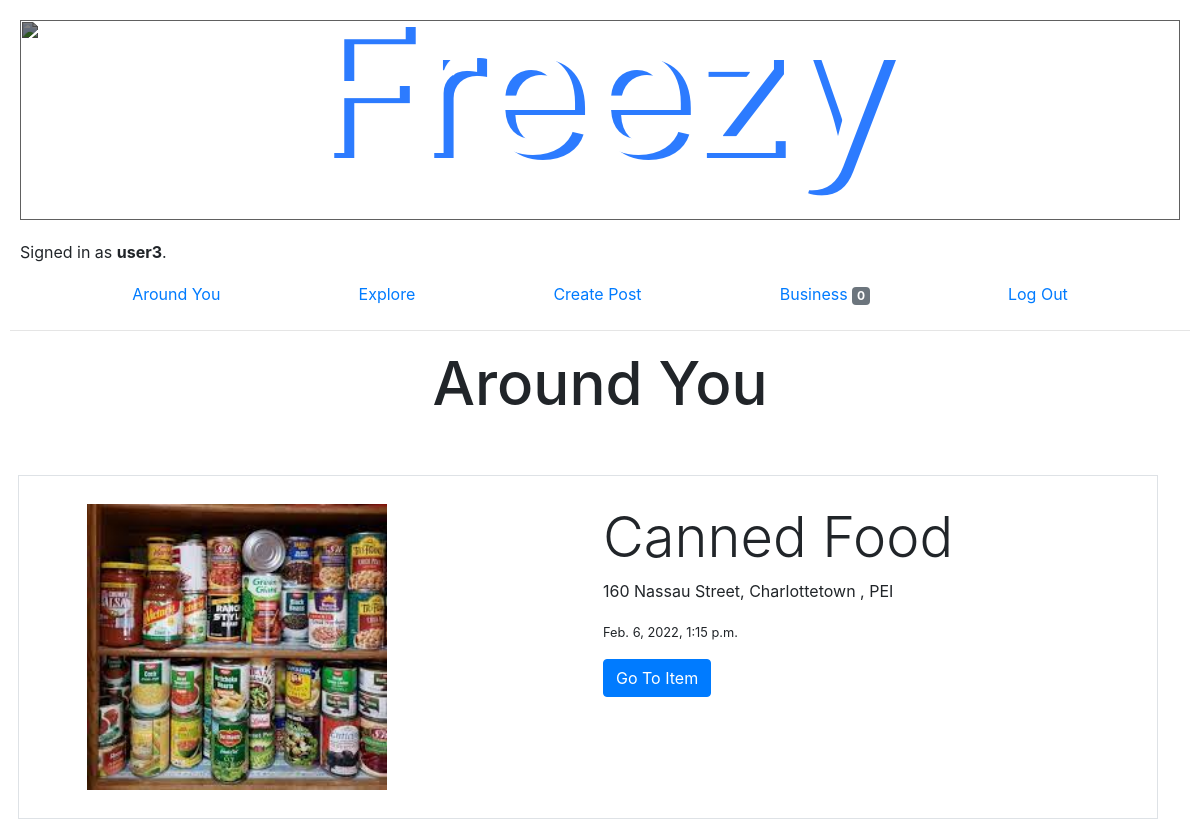
The page / (signed in) on the database its author committed.
### auctions/models.py (models this page shows, shortened)
class User(AbstractUser):
    location = models.CharField(max_length=255, default = "")

class Listing(models.Model):
    item = models.CharField(max_length=64)
    description = models.CharField(max_length=255, blank=True)
    category = models.CharField(max_length=1000, choices=CATEGORIES, default=CATEGORIES[5][1])
    time = models.DateTimeField(auto_now_add=True, blank=True)
    closed = models.BooleanField(default=False)
    address = models.CharField(max_length=1000, default="")
    owner = models.ForeignKey(User, on_delete=models.CASCADE, related_name="owners")
    bids = models.ManyToManyField(Bid, blank=True, related_name="bids")
    comments = models.ManyToManyField(Comment, blank=True, related_name="comments")
    image = models.ImageField(null=True, blank=True)

### auctions/views.py (the view)
# urls.py: path("", views.index, name="index"),
def index(request):
    m = folium.Map([40,-70],zoom_start= 5)
    listings = Listing.objects.all()
    for item in listings:
        location = geocoder.osm(item.address)
        lat = location.lat
        lng = location.lng
        try:
            folium.Marker([lat,lng], tooltip = item.item).add_to(m)
        except ValueError:
            folium.Marker([1,1],).add_to(m)
    m = m._repr_html_()
    return render(request, "auctions/index.html", {
        "listings":listings,
        "m" : m
    })

### auctions/templates/auctions/index.html (shortened to what this page needs)
{% extends "auctions/layout.html" %}
{% block body %}
    {% if request.user.is_authenticated %}
    <h2 style = "text-align: center;font-size : 60px;">Around You</h2>
    <div class= "map" style = "padding-left: 100px; padding-right: 100px; padding-top:30px">
    </div>
        {% for listing in listings %}
            {% if not listing.closed %}
                <div class="container border p-2 m-2" style = "margin-top: 30px;">
                    <div class="row" >
                        <div class="col">
                            <img src="{{ listing.image.url }}" alt="image" style="width: 300px; height: auto; margin-left: 50px;">
                        </div>
                        <div class="col text-left">
                            <h2 class="display-4">{{ listing.item }}</h2>
                            <p><large>{{ listing.address}}</small></p>
                            <p><small>{{ listing.time }}</small></p>
                            <a href="{% url 'listing' listing.id %}" type="submit" class="btn btn-primary">Go To Item</a>
                        </div>
                    </div>
                </div>
            {% endif %}
        {% endfor %}
    {% endif %}
{% endblock %}

### auctions/templates/auctions/layout.html (shortened to what this page needs)
{% load static %}
<!DOCTYPE html>
<html lang="en">
    <head>
        <link rel="stylesheet" href="https://stackpath.bootstrapcdn.com/bootstrap/4.4.1/css/bootstrap.min.css">
        <link href="{% static 'auctions/styles.css' %}" rel="stylesheet">
    </head>
    <body>
        <div style = "display: flex ; justify-content: center" >
            <img class= "header_background" src="https://www.dlhcorp.com/wp-content/uploads/2021/04/Child-Abuse-Prevention-Month-Landing.jpg" alt="">
        </div>
        <h2 class = "title">Freezy</h1>
        <div>
            {% if user.is_authenticated %}
                Signed in as <strong>{{ user.username }}</strong>.
            {% else %}
                Not signed in.
            {% endif %}
        </div>
        <ul class="nav" style = "justify-content: space-evenly;">
            {% if user.is_authenticated %}
                <li class="nav-item">
                    <a class="nav-link" href="{% url 'index' %}">Around You</a>
                </li>
                <li class="nav-item">
                    <a class="nav-link" href="{% url 'categories' %}">Explore</a>
                </li>
                <li class="nav-item">
                    <a class="nav-link" href="{% url 'create' %}">Create Post</a>
                </li>
                <li class="nav-item">
                    <a class="nav-link" href="{% url 'watchlist' %}">Business <span class="badge badge-secondary">{{ user.watchlist.count }}</span></a>
                </li>
                <li class="nav-item">
                    <a class="nav-link" href="{% url 'logout' %}">Log Out</a>
                </li>
            {% endif %}
        </ul>
        <hr>
        {% block body %}
        {% endblock %}
    </body>
</html>

### auctions/static/auctions/styles.css (style rules this page uses)
body { padding: 10px; }
div { padding: 10px; }

### auctions/templates/auctions/layout.html (style rules this page uses)
.header_background { z-index: -1; width: 100%; height: 200px; object-fit: cover; overflow: hidden; filter: brightness(0.5); }
.title { color: #ffffff; position: absolute; top: 10.5%; left: 50%; transform: translate(-50%, -50%); font-size: 180px; text-shadow: 10px 5px #2c7bff; }

### rows shown on the page
User: username "user3", watchlist.count "0"
Listing: image (picture), item "Canned Food", address "160 Nassau Street, Charlottetown , PEI", time "Feb. 6, 2022, 1:15 p.m."
